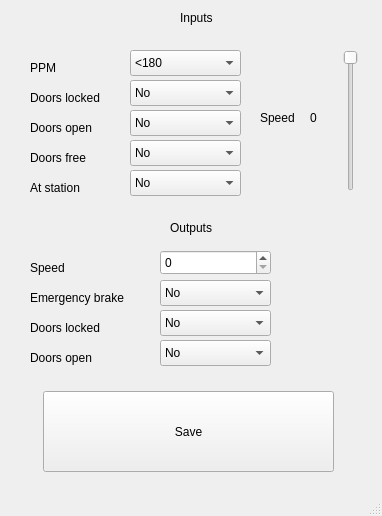
<?xml version="1.0" encoding="UTF-8"?>
<ui version="4.0">
 <class>TrainWindow</class>
 <widget class="QMainWindow" name="TrainWindow">
  <property name="geometry">
   <rect>
    <x>0</x>
    <y>0</y>
    <width>382</width>
    <height>516</height>
   </rect>
  </property>
  <property name="windowTitle">
   <string>Train dialogue</string>
  </property>
  <widget class="QWidget" name="centralwidget">
   <widget class="QLabel" name="label_6">
    <property name="geometry">
     <rect>
      <x>260</x>
      <y>110</y>
      <width>41</width>
      <height>16</height>
     </rect>
    </property>
    <property name="text">
     <string>Speed</string>
    </property>
   </widget>
   <widget class="QComboBox" name="door_lock">
    <property name="geometry">
     <rect>
      <x>130</x>
      <y>80</y>
      <width>111</width>
      <height>26</height>
     </rect>
    </property>
    <item>
     <property name="text">
      <string>No</string>
     </property>
    </item>
    <item>
     <property name="text">
      <string>Yes</string>
     </property>
    </item>
   </widget>
   <widget class="QLabel" name="label_11">
    <property name="geometry">
     <rect>
      <x>30</x>
      <y>320</y>
      <width>111</width>
      <height>16</height>
     </rect>
    </property>
    <property name="text">
     <string>Doors locked</string>
    </property>
   </widget>
   <widget class="QComboBox" name="door_open">
    <property name="geometry">
     <rect>
      <x>130</x>
      <y>110</y>
      <width>111</width>
      <height>26</height>
     </rect>
    </property>
    <item>
     <property name="text">
      <string>No</string>
     </property>
    </item>
    <item>
     <property name="text">
      <string>Yes</string>
     </property>
    </item>
   </widget>
   <widget class="QComboBox" name="station">
    <property name="geometry">
     <rect>
      <x>130</x>
      <y>170</y>
      <width>111</width>
      <height>26</height>
     </rect>
    </property>
    <item>
     <property name="text">
      <string>No</string>
     </property>
    </item>
    <item>
     <property name="text">
      <string>Yes</string>
     </property>
    </item>
   </widget>
   <widget class="QLabel" name="label_3">
    <property name="geometry">
     <rect>
      <x>30</x>
      <y>120</y>
      <width>91</width>
      <height>16</height>
     </rect>
    </property>
    <property name="text">
     <string>Doors open</string>
    </property>
   </widget>
   <widget class="QPushButton" name="save_butt">
    <property name="geometry">
     <rect>
      <x>43</x>
      <y>391</y>
      <width>291</width>
      <height>81</height>
     </rect>
    </property>
    <property name="text">
     <string>Save</string>
    </property>
   </widget>
   <widget class="QLabel" name="label">
    <property name="geometry">
     <rect>
      <x>30</x>
      <y>60</y>
      <width>62</width>
      <height>16</height>
     </rect>
    </property>
    <property name="text">
     <string>PPM</string>
    </property>
   </widget>
   <widget class="QComboBox" name="lock_out">
    <property name="geometry">
     <rect>
      <x>160</x>
      <y>310</y>
      <width>111</width>
      <height>26</height>
     </rect>
    </property>
    <item>
     <property name="text">
      <string>No</string>
     </property>
    </item>
    <item>
     <property name="text">
      <string>Yes</string>
     </property>
    </item>
   </widget>
   <widget class="QLabel" name="label_9">
    <property name="geometry">
     <rect>
      <x>30</x>
      <y>260</y>
      <width>111</width>
      <height>16</height>
     </rect>
    </property>
    <property name="text">
     <string>Speed</string>
    </property>
   </widget>
   <widget class="QLabel" name="label_10">
    <property name="geometry">
     <rect>
      <x>30</x>
      <y>290</y>
      <width>111</width>
      <height>16</height>
     </rect>
    </property>
    <property name="text">
     <string>Emergency brake</string>
    </property>
   </widget>
   <widget class="QLabel" name="label_2">
    <property name="geometry">
     <rect>
      <x>30</x>
      <y>90</y>
      <width>91</width>
      <height>16</height>
     </rect>
    </property>
    <property name="text">
     <string>Doors locked</string>
    </property>
   </widget>
   <widget class="QLabel" name="label_4">
    <property name="geometry">
     <rect>
      <x>30</x>
      <y>150</y>
      <width>91</width>
      <height>16</height>
     </rect>
    </property>
    <property name="text">
     <string>Doors free</string>
    </property>
   </widget>
   <widget class="QComboBox" name="open_out">
    <property name="geometry">
     <rect>
      <x>160</x>
      <y>340</y>
      <width>111</width>
      <height>26</height>
     </rect>
    </property>
    <item>
     <property name="text">
      <string>No</string>
     </property>
    </item>
    <item>
     <property name="text">
      <string>Yes</string>
     </property>
    </item>
   </widget>
   <widget class="QComboBox" name="PPM">
    <property name="geometry">
     <rect>
      <x>130</x>
      <y>50</y>
      <width>111</width>
      <height>26</height>
     </rect>
    </property>
    <item>
     <property name="text">
      <string>&lt;180</string>
     </property>
    </item>
    <item>
     <property name="text">
      <string>180</string>
     </property>
    </item>
    <item>
     <property name="text">
      <string>270</string>
     </property>
    </item>
    <item>
     <property name="text">
      <string>420</string>
     </property>
    </item>
   </widget>
   <widget class="QLabel" name="label_8">
    <property name="geometry">
     <rect>
      <x>170</x>
      <y>220</y>
      <width>62</width>
      <height>16</height>
     </rect>
    </property>
    <property name="text">
     <string>Outputs</string>
    </property>
   </widget>
   <widget class="QComboBox" name="brake_out">
    <property name="geometry">
     <rect>
      <x>160</x>
      <y>280</y>
      <width>111</width>
      <height>26</height>
     </rect>
    </property>
    <item>
     <property name="text">
      <string>No</string>
     </property>
    </item>
    <item>
     <property name="text">
      <string>Yes</string>
     </property>
    </item>
   </widget>
   <widget class="QSlider" name="speed">
    <property name="geometry">
     <rect>
      <x>340</x>
      <y>50</y>
      <width>21</width>
      <height>141</height>
     </rect>
    </property>
    <property name="cursor">
     <cursorShape>ClosedHandCursor</cursorShape>
    </property>
    <property name="autoFillBackground">
     <bool>false</bool>
    </property>
    <property name="maximum">
     <number>55</number>
    </property>
    <property name="singleStep">
     <number>1</number>
    </property>
    <property name="orientation">
     <enum>Qt::Vertical</enum>
    </property>
    <property name="invertedAppearance">
     <bool>true</bool>
    </property>
    <property name="tickInterval">
     <number>5</number>
    </property>
   </widget>
   <widget class="QSpinBox" name="speed_out">
    <property name="geometry">
     <rect>
      <x>160</x>
      <y>250</y>
      <width>111</width>
      <height>25</height>
     </rect>
    </property>
    <property name="maximum">
     <number>45</number>
    </property>
   </widget>
   <widget class="QLabel" name="label_12">
    <property name="geometry">
     <rect>
      <x>30</x>
      <y>350</y>
      <width>121</width>
      <height>16</height>
     </rect>
    </property>
    <property name="text">
     <string>Doors open</string>
    </property>
   </widget>
   <widget class="QComboBox" name="door_free">
    <property name="geometry">
     <rect>
      <x>130</x>
      <y>140</y>
      <width>111</width>
      <height>26</height>
     </rect>
    </property>
    <item>
     <property name="text">
      <string>No</string>
     </property>
    </item>
    <item>
     <property name="text">
      <string>Yes</string>
     </property>
    </item>
   </widget>
   <widget class="QLabel" name="speed_val">
    <property name="geometry">
     <rect>
      <x>310</x>
      <y>110</y>
      <width>21</width>
      <height>16</height>
     </rect>
    </property>
    <property name="text">
     <string>0</string>
    </property>
   </widget>
   <widget class="QLabel" name="label_7">
    <property name="geometry">
     <rect>
      <x>180</x>
      <y>10</y>
      <width>62</width>
      <height>16</height>
     </rect>
    </property>
    <property name="text">
     <string>Inputs</string>
    </property>
   </widget>
   <widget class="QLabel" name="label_5">
    <property name="geometry">
     <rect>
      <x>30</x>
      <y>180</y>
      <width>91</width>
      <height>16</height>
     </rect>
    </property>
    <property name="text">
     <string>At station</string>
    </property>
   </widget>
  </widget>
  <widget class="QMenuBar" name="menubar">
   <property name="geometry">
    <rect>
     <x>0</x>
     <y>0</y>
     <width>382</width>
     <height>22</height>
    </rect>
   </property>
  </widget>
  <widget class="QStatusBar" name="statusbar"/>
 </widget>
 <resources/>
 <connections>
  <connection>
   <sender>speed</sender>
   <signal>sliderMoved(int)</signal>
   <receiver>speed_val</receiver>
   <slot>setNum(int)</slot>
   <hints>
    <hint type="sourcelabel">
     <x>350</x>
     <y>142</y>
    </hint>
    <hint type="destinationlabel">
     <x>320</x>
     <y>139</y>
    </hint>
   </hints>
  </connection>
 </connections>
</ui>
